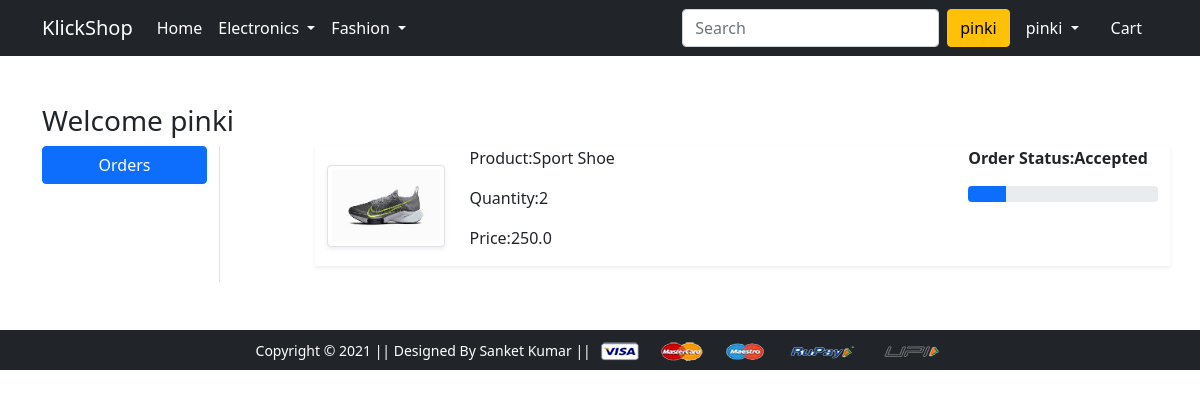
/orders/ (signed in), run on the app's committed database.
### shop/models.py (models this page shows, shortened)
class OrderPlaced(models.Model):
    user = models.ForeignKey(User,on_delete=models.CASCADE)
    customer = models.ForeignKey(Customer,on_delete=models.CASCADE)
    product = models.ForeignKey(Product,on_delete=models.CASCADE)
    quantity = models.PositiveIntegerField(default=1)
    order_date = models.DateTimeField(auto_now_add=True)
    status = models.CharField(choices=STATUS_CHOICES,max_length=50,default='Pending')
    @property
    def total_cost(self):
        return self.quantity * self.product.dicounted_price

class Product(models.Model):
    title = models.CharField(max_length=70)
    selling_price = models.FloatField()
    dicounted_price = models.FloatField()
    description = models.TextField()
    brand = models.CharField(max_length=200)
    category = models.CharField(choices=CATEGORY_CHOICES, max_length=5)
    product_image = models.ImageField(upload_to='product/imgage')

### shop/views.py (the view)
# urls.py: path('orders/', views.orders, name='orders'),
@login_required
def orders(request):
    orp = OrderPlaced.objects.filter(user=request.user)
    return render(request, 'shop/orders.html',{'orp':orp})

### shop/templates/shop/orders.html (shortened to what this page needs)
{% extends 'shop/base.html' %}
{% load static %}
{% block main-content %}
<div class="container my-5">
 <div class="row">
 <h3>Welcome {{request.user}}</h3>
  <div class="col-sm-2 border-end">
   <ul class="list-unstyled">
    <li class="d-grid"><a href="{% url 'orders' %}" class="btn btn-primary">Orders</a></li>
   </ul>
  </div>
  <div class="col-sm-9 offset-sm-1">
	{% for op in orp %}
   <div class="row shadow-sm mb-3">
   <div class="col-sm-2 text-center align-self-center">
   <img src="{{op.product.product_image.url}}" alt="" srcset="" class="img-fluid img-thumbnail shadow-sm" height="150" width="150">
   </div>
    <div class="col-sm-7">
	<p>Product:{{op.product.title}}</p>
	<p>Quantity:{{op.quantity}}</p>
	<p>Price:{{op.total_cost}}</p>
	</div>
    <div class="col-sm-3 fw-bold">
	<p>Order Status:{{op.status}}</p>
	{% if op.status == 'Accepted' %}
	<div class="progress">
	<div class="progress-bar  " role="progressbar" style="width:20%" aria-valuenow="20" aria-valuemin="0" aria-valuemax="100">
	</div>
	</div>
	{% endif %}
	</div>
   </div>
   	{% endfor %}
  </div>
 </div>
</div>
{% endblock main-content %}

### shop/templates/shop/base.html (shortened to what this page needs)
<!doctype html>
{% load static %}
<html lang="en">
  <head>
    <link href="https://cdn.jsdelivr.net/npm/bootstrap@5.0.0-beta1/dist/css/bootstrap.min.css" rel="stylesheet">
    <link rel="stylesheet" href="{% static 'shop/css/owl.carousel.min.css' %}">
    <link rel="stylesheet" href="{% static 'shop/css/all.min.css' %}">
    <link rel="stylesheet" href="{% static 'shop/css/style.css' %}">
  </head>
  <body>
    <nav class="navbar navbar-expand-lg navbar-dark bg-dark">
     <div class="container">
       <a class="navbar-brand" href="/">KlickShop</a>
       <div class="collapse navbar-collapse" id="navbarSupportedContent">
         <ul class="navbar-nav me-auto mb-2 mb-lg-0">
           <li class="nav-item">
             <a class="nav-link active" aria-current="page" href="/">Home</a>
           </li>
           <li class="nav-item dropdown">
             <a class="nav-link dropdown-toggle text-white" href="#" id="electronicsDropdown" role="button" data-bs-toggle="dropdown" aria-expanded="false">
               Electronics
             </a>
           </li>
           <li class="nav-item dropdown">
             <a class="nav-link dropdown-toggle text-white" href="#" id="fashionDropdown" role="button" data-bs-toggle="dropdown" aria-expanded="false">
               Fashion
             </a>
           </li>
         </ul>
         <form class="d-flex">
           <input class="form-control me-2" type="search" placeholder="Search" aria-label="Search">
           {% if request.user.is_authenticated %}
		   <button class="btn btn-warning" type="submit">{{request.user}}</button>
		   {% endif %}
         </form>
         <div>
          <ul class="navbar-nav me-auto mb-2 mb-lg-0">
		  {% if request.user.is_authenticated %}
           <li class="nav-item dropdown mx-2">
              <a class="nav-link dropdown-toggle text-white" href="#" id="profileDropdown" role="button" data-bs-toggle="dropdown" aria-expanded="false">
                {{request.user}}
              </a>
            </li>
            <li class="nav-item mx-2">
             <a href="{% url 'showcart' %}" class="nav-link text-white"> Cart </a>
            </li>
			{% endif %}
          </ul>
         </div>
       </div>
     </div>
    </nav>
    {% block main-content %} {% endblock main-content %}
    <footer class="container-fluid bg-dark text-center p-2 mt-5">
        <small class="text-white">Copyright &copy; 2021 || Designed By Sanket Kumar || </small>
        <img src="{% static 'shop/images/payment.png' %}" alt="" srcset="" class="img-fluid" height="2px">
    </footer>
  </body>
</html>

### data on the page
OrderPlaced: product.product_image (picture), product "Sport Shoe", quantity "2", total_cost "250.0", status "Accepted"

### other printed values
{{ request.user }} "pinki"
